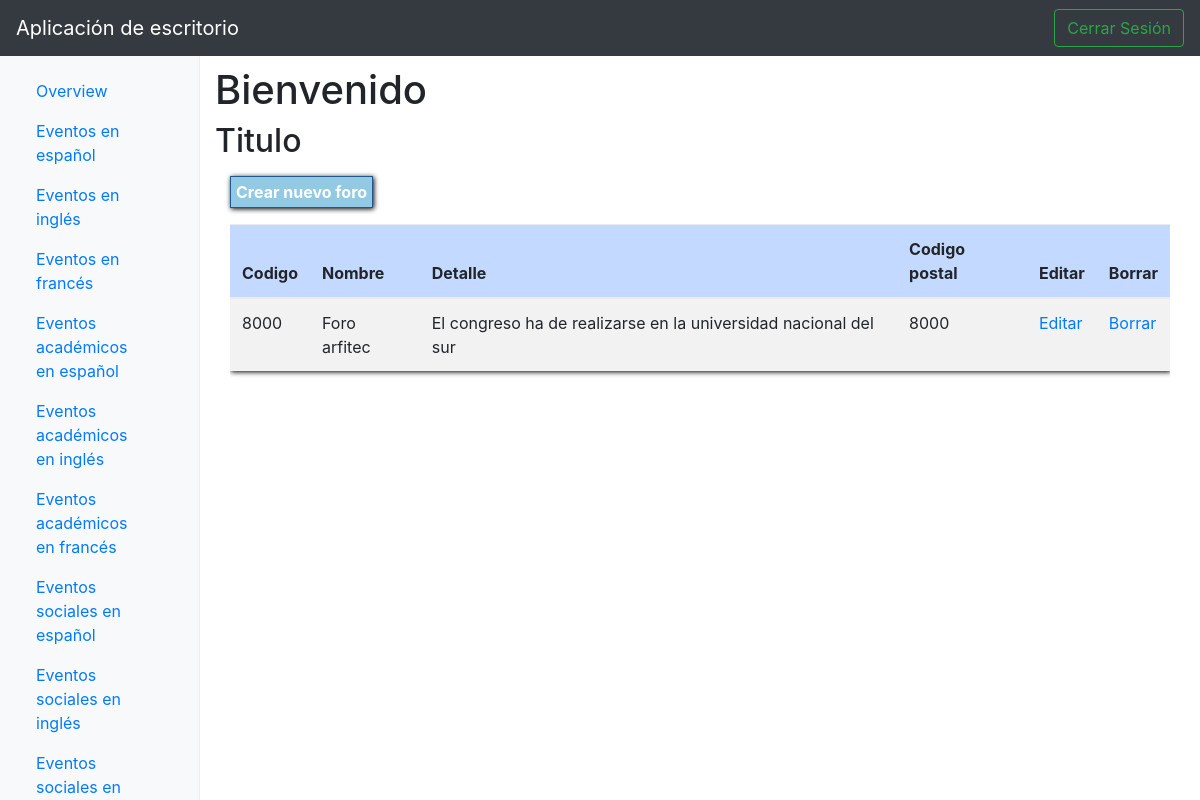
Screenshot of /logicaForo.php with the database file from the repository.
### tables this page shows
CREATE TABLE FORO(
	codigo INT UNSIGNED NOT NULL,
	nombre VARCHAR (40) NOT NULL, 
	detalle TINYTEXT NOT NULL,
	cod_postal INT UNSIGNED NOT NULL,

	CONSTRAINT pk_FORO
	PRIMARY KEY(codigo),
		
	CONSTRAINT FK_FORO_CIUDAD
    FOREIGN KEY (cod_postal) REFERENCES CIUDAD(cod_postal)
		ON DELETE RESTRICT ON UPDATE CASCADE
		
);

### claseForo.php (called while the page is built, shortened)
<?php
class Conexion
{
	var $con;
	function Conexion()
	{
		$conection['server']="localhost";
		$conection['user']="root";
		$conection['pass']="";
		$conection['base']="congreso";
		$conect= mysqli_connect($conection['server'],$conection['user'],$conection['pass']);
		if ($conect)
		{
			mysqli_select_db($conect,$conection['base']);
			$this->con=$conect;
		}
	}
	function getConexion()
	{
		return $this->con;
	}
}
class sQuery
{
	var $coneccion;
	var $consulta;
	function sQuery()
	{
		$this->coneccion= new Conexion();
	}
	function executeQuery($cons)
	{
		$this->consulta= mysqli_query($this->coneccion->getConexion(),$cons);
		return $this->consulta;
	}
    function fetchAll()
    {
        $rows=array();
		if ($this->consulta)
		{
			while($row=  mysqli_fetch_array($this->consulta))
			{
				$rows[]=$row;
			}
		}
        return $rows;
    }
}
class Foro
{
    public static function getForos()
		{
			$obj_foro=new sQuery();
			$obj_foro->executeQuery("select * from FORO");
			return $obj_foro->fetchAll();
		}
}
?>

### tablaForos.php (the view)
<div class="bar">
	<a id="nuevoForo" class="button" href="javascript:void(0);">Crear nuevo foro</a>
</div>
<div class="table-responsive">
	<table class="table table-striped">
		<thead>
			<tr>
				<th>Codigo</th>
				<th>Nombre</th>
				<th>Detalle</th>
				<th>Codigo postal</th>
				<th>Editar</th>
				<th>Borrar</th>
			</tr>
		</thead>
		<tbody>
			<?php foreach ($view->foros as $foro):   ?>
				<tr>
					<td><?php echo $foro['codigo'];?></td>
					<td><?php echo $foro['nombre'];?></td>
					<td><?php echo $foro['detalle'];?></td>
					<td><?php echo $foro['cod_postal'];?></td>
					<td><a class="edit" href="javascript:void(0);" data-id="<?php echo $foro['codigo'];?>">Editar</a></td>
					<td><a class="delete" href="javascript:void(0);" data-id="<?php echo $foro['codigo'];?>">Borrar</a></td>
				</tr>
			<?php endforeach; ?>
		</tbody>
	</table>
</div>

### resources/screen.css (style rules this page uses)
html { margin:0;padding:0;border:0; }
body, div, span, object, iframe, h1, h2, h3, h4, h5, h6, p, blockquote, pre, a, abbr, acronym, address, code, del, dfn, em, img, q, dl, dt, dd, ol, ul, li, fieldset, form, label, legend, table, caption, tbody, tfoot, thead, tr, th, td, article, aside, dialog, figure, footer, header, hgroup, nav, section { margin:0;padding:0;border:0;font-size:100%;font:inherit;vertical-align:baseline; }
body { line-height:1.5;background:white; }
table { border-collapse:separate;border-spacing:0; }
caption, th, td { text-align:left;font-weight:normal;float:none !important; }
table, th, td { vertical-align:middle; }
html { font-size:100.01%; }
body { font-size:75%;color:#222;background:#fff;font-family:"Helvetica Neue", Arial, Helvetica, sans-serif; }
a { color:#06c;text-decoration:underline; }
table { margin-bottom:1.4em;width:100%; }
th { font-weight:bold; }
thead th { background:#c3d9ff; }
th, td, caption { padding:4px 10px 4px 5px; }

### resources/style.css (style rules this page uses)
a.button { background-color: #92cae4; border:1px solid #205791; color:white; padding:5px; text-decoration: none; font-weight: bold; box-shadow:1px 1px 5px black; tex-shadow:1px 1px black; }
table { box-shadow:1px 1px 5px black; border-spacing: 0 \0/; border-collapse: collapse \0/; border-right: 2px inset #D3D3D3 \0/; border-bottom: 2px inset #D3D3D3 \0/; *border-spacing: 0; *border-collapse: collapse; *border-right: 2px inset #D3D3D3; *border-bottom: 2px inset #D3D3D3; }
.bar { margin-top:20px; margin-bottom: 20px; }

### dashboard.css (style rules this page uses)
body { padding-top: 50px; }

### rows the page displays
foro: codigo "8000", nombre "Foro arfitec", detalle "El congreso ha de realizarse en la universidad nacional del sur", cod_postal "8000"
